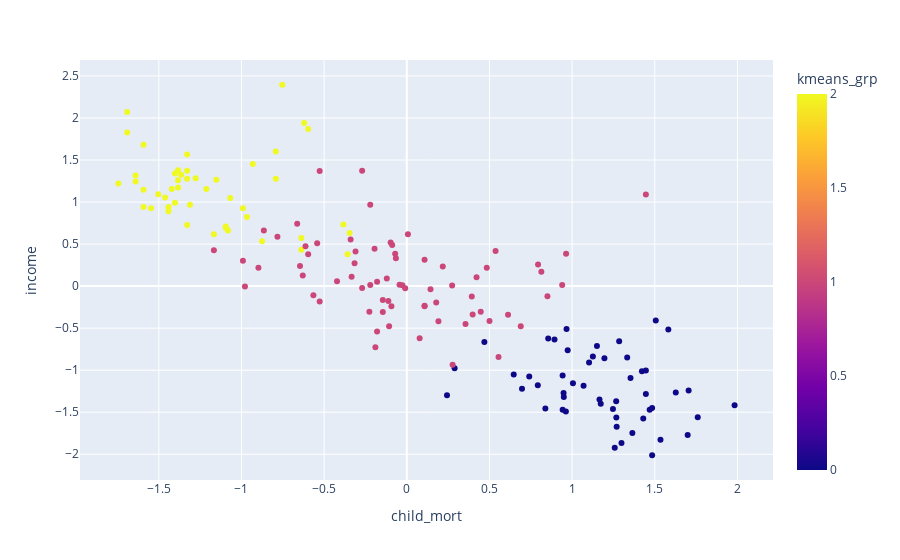

Here is the notebook cell this chart was saved with:
### Code cell
px.scatter(transformed_data, x="child_mort", y="income", color="kmeans_grp")

### Figure 1 — Plotly figure (JSON) as saved in the notebook; plotly's stock layout.template omitted (floating-point values rounded to 4 significant figures; data arrays with more than 128 entries replaced by an {"elided": "..."} marker saying what was removed)
{"data": [{"hovertemplate": "child_mort=%{x}<br>income=%{y}<br>kmeans_grp=%{marker.color}<extra></extra>", "legendgroup": "", "marker": {"color": {"elided": "167 int values"}, "coloraxis": "coloraxis", "symbol": "circle"}, "mode": "markers", "name": "", "orientation": "v", "showlegend": false, "type": "scatter", "x": {"elided": "167 float values"}, "xaxis": "x", "y": {"elided": "167 float values"}, "yaxis": "y"}], "layout": {"coloraxis": {"colorbar": {"title": {"text": "kmeans_grp"}}, "colorscale": [[0, "#0d0887"], [0.1111, "#46039f"], [0.2222, "#7201a8"], [0.3333, "#9c179e"], [0.4444, "#bd3786"], [0.5556, "#d8576b"], [0.6667, "#ed7953"], [0.7778, "#fb9f3a"], [0.8889, "#fdca26"], [1, "#f0f921"]]}, "legend": {"tracegroupgap": 0}, "margin": {"t": 60}, "xaxis": {"anchor": "y", "domain": [0, 1], "title": {"text": "child_mort"}}, "yaxis": {"anchor": "x", "domain": [0, 1], "title": {"text": "income"}}}}
